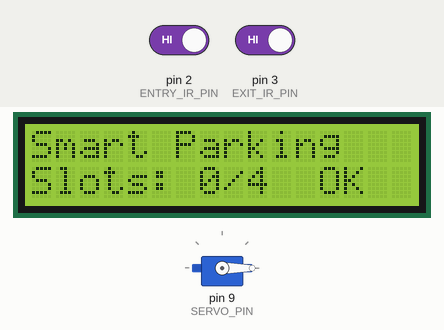
A sketch run on a simulated Arduino Uno, built with avr-gcc and run on an emulated ATmega328P. On the bench: servo, 16×2 character LCD. Inputs (shaded band) come from the test bench; at power-on: pin 2 (ENTRY_IR_PIN) HIGH, pin 3 (EXIT_IR_PIN) HIGH. What the sketch prints to the serial monitor is not drawn.

Above: at 2.2 s.
2.3 s: pin 2 (ENTRY_IR_PIN) driven LOW
At 3.2 s:
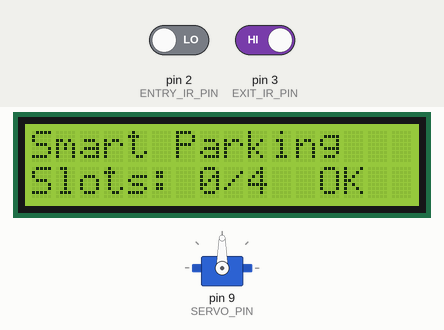
3.8 s: pin 3 (EXIT_IR_PIN) driven LOW
At 6.1 s:
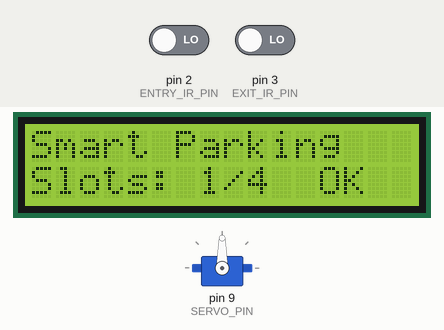
Timing chart, 0 to 9.9 s (numbered marks = the images above; inputs shaded):
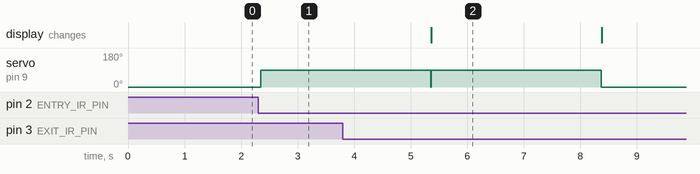

The sketch:

smart_parking.ino
```cpp
/*
 * ═══════════════════════════════════════════════════════════
 * SMART PARKING SYSTEM — Arduino Firmware
 * ═══════════════════════════════════════════════════════════
 *
 * Hardware:  Arduino Uno
 * Sensors:   2x IR (Entry on Pin 2, Exit on Pin 3)
 * Actuator:  Servo motor (Pin 9)
 * Display:   16x2 LCD (I2C, address 0x27)
 * Serial:    9600 baud, JSON output via USB
 *
 * Logic:     Centralized total-capacity counting (count-based)
 * Safety:    Barrier is rule-based, AI never controls barrier
 * ═══════════════════════════════════════════════════════════
 */

#include <Servo.h>
#include <Wire.h>
#include <LiquidCrystal_I2C.h>

// ── PIN DEFINITIONS ──
#define ENTRY_IR_PIN   2
#define EXIT_IR_PIN    3
#define SERVO_PIN      9

// ── PARKING CONFIGURATION ──
const int MAX_CAPACITY = 4;

// ── STATE VARIABLES ──
int currentCount = 0;

// ── DEBOUNCE ──
unsigned long lastEntryTrigger = 0;
unsigned long lastExitTrigger  = 0;
const unsigned long DEBOUNCE_MS = 1000;

// ── SENSOR STATE TRACKING ──
bool entryBlocked = false;
bool exitBlocked  = false;

// ── HARDWARE OBJECTS ──
Servo barrierServo;
LiquidCrystal_I2C lcd(0x27, 16, 2);


// ═══════════════════════════════════════════════════════════
// SETUP
// ═══════════════════════════════════════════════════════════

void setup() {
    // Serial communication (USB to Python on laptop)
    Serial.begin(9600);

    // IR sensor pins
    pinMode(ENTRY_IR_PIN, INPUT);
    pinMode(EXIT_IR_PIN, INPUT);

    // Servo initialization
    barrierServo.attach(SERVO_PIN);
    barrierServo.write(0);  // Start closed

    // LCD initialization
    lcd.init();
    lcd.backlight();
    lcd.setCursor(0, 0);
    lcd.print("Smart Parking   ");
    lcd.setCursor(0, 1);
    lcd.print("Slots: 0/4  OK  ");

    // Boot event via serial
    Serial.println("{\"e\":\"BOOT\",\"c\":0,\"m\":4,\"t\":0}");

    delay(1000);  // Startup stabilization
}


// ═══════════════════════════════════════════════════════════
// MAIN LOOP
// ═══════════════════════════════════════════════════════════

void loop() {
    checkEntry();
    checkExit();
    delay(50);  // 50ms loop cycle — balances responsiveness and stability
}


// ═══════════════════════════════════════════════════════════
// ENTRY DETECTION (Module M1)
// ═══════════════════════════════════════════════════════════

void checkEntry() {
    int sensorState = digitalRead(ENTRY_IR_PIN);
    unsigned long now = millis();

    // IR sensor: LOW = object detected (beam broken)
    if (sensorState == LOW && !entryBlocked
        && (now - lastEntryTrigger > DEBOUNCE_MS)) {

        entryBlocked = true;
        lastEntryTrigger = now;

        if (currentCount < MAX_CAPACITY) {
            currentCount++;
            openBarrier();
            updateLCD();
            sendSerialJSON("ENTRY");
        }
        // If full: barrier stays closed, no count change, no serial output
    }

    // Reset when object passes (beam restored)
    if (sensorState == HIGH) {
        entryBlocked = false;
    }
}


// ═══════════════════════════════════════════════════════════
// EXIT DETECTION (Module M2)
// ═══════════════════════════════════════════════════════════

void checkExit() {
    int sensorState = digitalRead(EXIT_IR_PIN);
    unsigned long now = millis();

    if (sensorState == LOW && !exitBlocked
        && (now - lastExitTrigger > DEBOUNCE_MS)) {

        exitBlocked = true;
        lastExitTrigger = now;

        if (currentCount > 0) {
            currentCount--;
            openBarrier();
            updateLCD();
            sendSerialJSON("EXIT");
        }
        // If empty: no decrement, no serial output
    }

    if (sensorState == HIGH) {
        exitBlocked = false;
    }
}


// ═══════════════════════════════════════════════════════════
// BARRIER CONTROL (Module M4) — Rule-based, local, deterministic
// ═══════════════════════════════════════════════════════════

void openBarrier() {
    barrierServo.write(90);   // Open position
    delay(3000);              // Hold 3 seconds for vehicle passage
    barrierServo.write(0);    // Close position
}


// ═══════════════════════════════════════════════════════════
// LCD DISPLAY UPDATE
// ═══════════════════════════════════════════════════════════

void updateLCD() {
    lcd.setCursor(0, 1);
    lcd.print("Slots: ");
    lcd.print(currentCount);
    lcd.print("/");
    lcd.print(MAX_CAPACITY);
    lcd.print("  ");

    if (currentCount >= MAX_CAPACITY) {
        lcd.print("FULL");
    } else {
        lcd.print("OK  ");
    }
}


// ═══════════════════════════════════════════════════════════
// SERIAL JSON OUTPUT (Module M5) — USB to Python
// ═══════════════════════════════════════════════════════════
// Format: {"e":"ENTRY","c":1,"m":4,"t":12345}
//   e = event type (ENTRY / EXIT / BOOT)
//   c = current count after event
//   m = max capacity
//   t = Arduino millis() timestamp

void sendSerialJSON(const char* eventType) {
    Serial.print("{\"e\":\"");
    Serial.print(eventType);
    Serial.print("\",\"c\":");
    Serial.print(currentCount);
    Serial.print(",\"m\":");
    Serial.print(MAX_CAPACITY);
    Serial.print(",\"t\":");
    Serial.print(millis());
    Serial.println("}");
}
```

Measured:
- after the input at 2.3 s, servo on pin 9 (SERVO_PIN): 0° → 90° after 0.05 s
